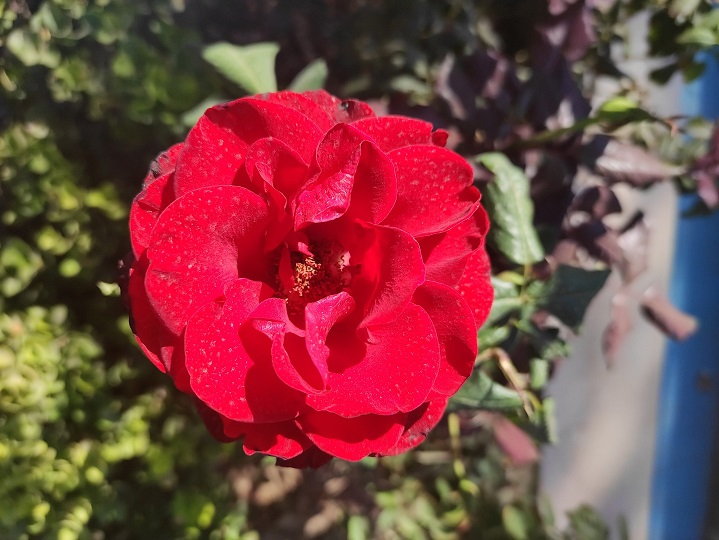
#> input picture CV/Resources/img2.jpg, 719 x 540 px, found by its file name
$ python grid_display_demo.py
#> lines starting #> are read from the running program, lines starting #| are printed output that depends on the picture
"""
grid_display_demo.py

Demo: Display multiple images in a grid layout using OpenCV and numpy.

Features:
- Resize images to same dimensions
- Convert grayscale images to BGR for consistency
- Combine multiple images into a single grid
- Display the resulting grid

Run:
    python grid_display_demo.py

Requirements:
    - OpenCV (cv2)
    - numpy
"""

import cv2 as cv
import numpy as np


def load_image(path, color=cv.IMREAD_COLOR):
#> call 2 of load_image, with path = 'Resources/img2.jpg', color = 1
#> in load_image, img is the input picture: shape (540, 719, 3); mean B, G, R 67.7, 68.1, 125.3
#> call 3 of load_image, with path = 'Resources/img3.jpg', color = 1
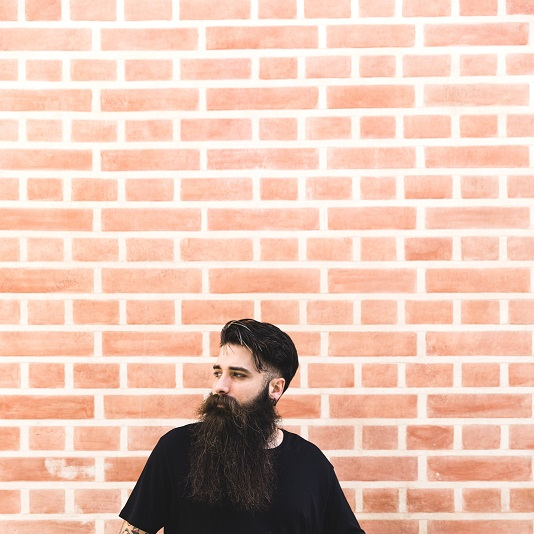
#> input picture CV/Resources/img3.jpg, 534 x 534 px, found by its file name
#> in load_image, img is the input picture: shape (534, 534, 3); mean B, G, R 178.6, 195, 229.8
#> call 4 of load_image, with path = 'Resources/paper.jpg', color = 1
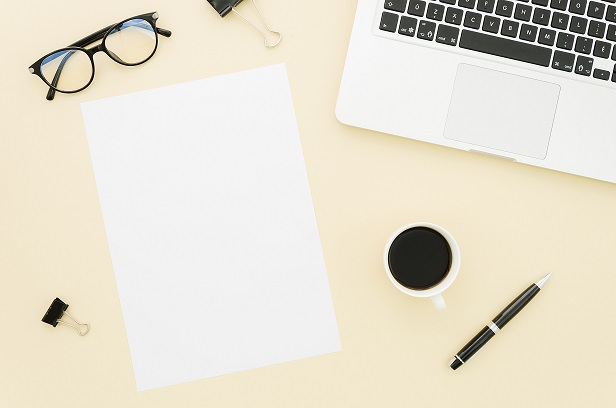
#> input picture CV/Resources/paper.jpg, 616 x 408 px, found by its file name
#> in load_image, img is the input picture: shape (408, 616, 3); mean B, G, R 207.9, 222.8, 228.5
    img = cv.imread(path, color)
    if img is None:
        print(f"[WARN] Could not read image: {path}")
    return img


def create_grid(images, rows, cols):
    if len(images) != rows * cols:
        raise ValueError("rows * cols must be equal to number of images")

    # Resize and convert grayscale images to BGR
#> (the run stopped early here; a loop or call above may not have finished)
